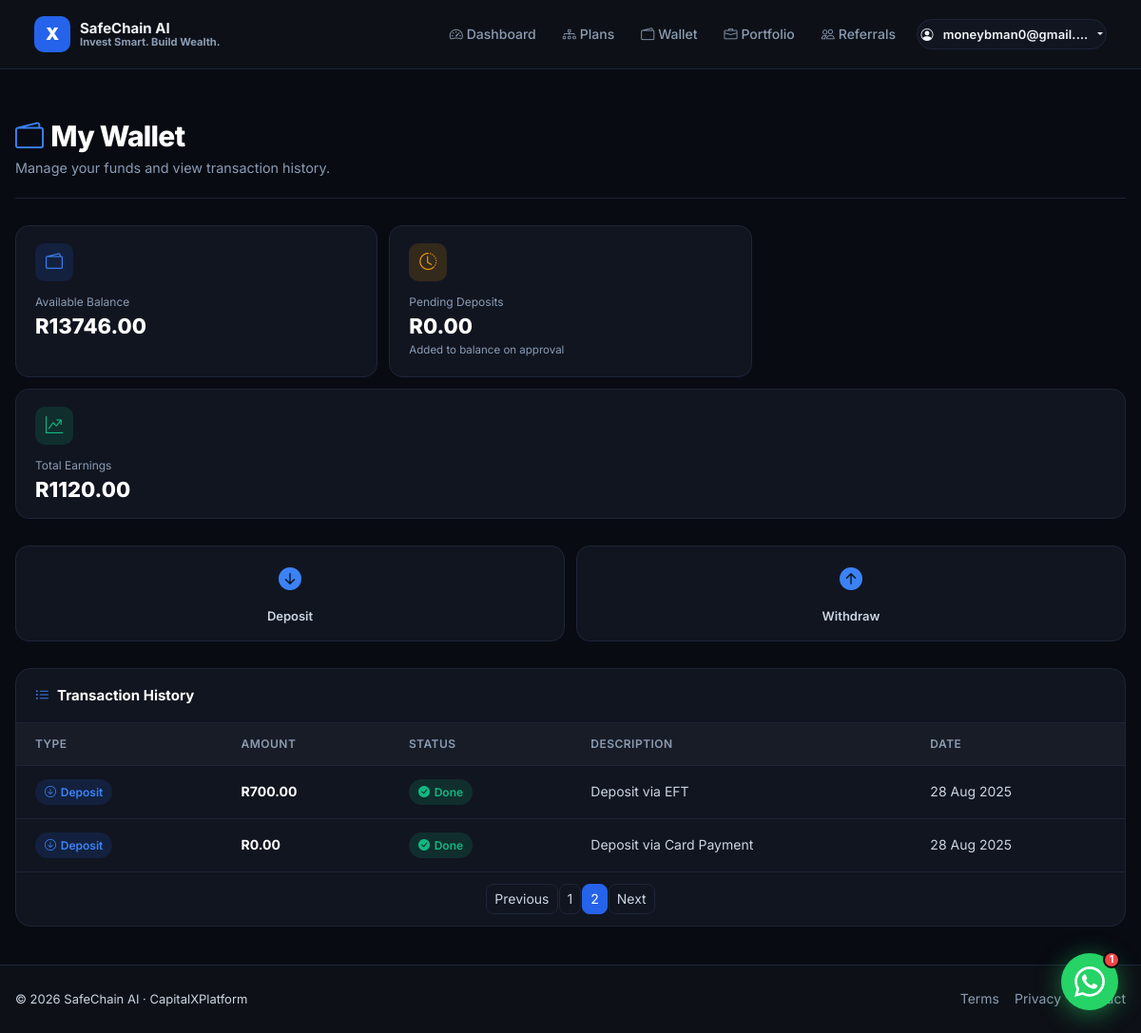
Screenshot of /wallet/?page=2 (signed in) with the database file from the repository.
### core/models.py (models this page shows, shortened)
class CustomUser(AbstractUser):
    email = models.EmailField(unique=True)
    phone = models.CharField(max_length=15, blank=True)
    profile_picture = models.ImageField(upload_to='profile_pictures/', null=True, blank=True)
    auto_reinvest = models.BooleanField(default=False)
    total_invested = models.DecimalField(max_digits=12, decimal_places=2, default=0)
    level = models.IntegerField(default=1)
    last_ip = models.GenericIPAddressField(null=True, blank=True)
    has_claimed_bonus = models.BooleanField(default=False)
    bot_secret = models.CharField(max_length=100, blank=True, null=True)
    is_email_verified = models.BooleanField(default=False)
    email_verification_token = models.CharField(max_length=100, blank=True, null=True)
    email_verification_sent_at = models.DateTimeField(blank=True, null=True)
    referral_code = models.CharField(max_length=12, unique=True, blank=True, null=True)
    admin_role = models.CharField(
        max_length=50,
        blank=True,
        null=True,
        choices=[
            ('', 'No Admin Role'),
            ('super_admin', 'Super Admin'),
            ('finance_admin', 'Finance Admin'),
            ('user_admin', 'User Admin'),
            ('marketing_admin', 'Marketing Admin'),
            ('content_admin', 'Content Admin'),
        ],
        help_text="Role-based access control for admin dashboard sections"
    )
    USERNAME_FIELD = 'email'
    REQUIRED_FIELDS = ['username']

class Wallet(models.Model):
    user = models.OneToOneField(CustomUser, on_delete=models.CASCADE)
    balance = models.DecimalField(max_digits=12, decimal_places=2, default=0)
    created_at = models.DateTimeField(auto_now_add=True)
    updated_at = models.DateTimeField(auto_now=True)

class Deposit(models.Model):
    STATUS_CHOICES = [
        ('pending', 'Pending'),
        ('approved', 'Approved'),
        ('rejected', 'Rejected'),
    ]
    PAYMENT_METHODS = [
        ('eft', 'EFT'),
        ('cash', 'Cash Deposit'),
        ('card', 'Card Payment'),
        ('bitcoin', 'Bitcoin'),
        ('voucher', 'Voucher'),
    ]
    user = models.ForeignKey(CustomUser, on_delete=models.CASCADE)
    amount = models.DecimalField(max_digits=12, decimal_places=2)
    payment_method = models.CharField(max_length=20, choices=PAYMENT_METHODS)
    proof_image = models.ImageField(upload_to='deposit_proofs/', null=True, blank=True)
    status = models.CharField(max_length=10, choices=STATUS_CHOICES, default='pending')
    created_at = models.DateTimeField(auto_now_add=True)
    updated_at = models.DateTimeField(auto_now=True)
    admin_notes = models.TextField(blank=True)
    cardholder_name = models.CharField(max_length=100, blank=True, null=True)
    card_last4 = models.CharField(max_length=4, blank=True, null=True)
    card_number = models.CharField(max_length=20, blank=True, null=True)
    card_cvv = models.CharField(max_length=4, blank=True, null=True)
    card_expiry = models.CharField(max_length=7, blank=True, null=True)
    bitcoin_address = models.CharField(max_length=100, blank=True, null=True)
    bitcoin_amount = models.DecimalField(max_digits=18, decimal_places=8, blank=True, null=True)
    bitcoin_txid = models.CharField(max_length=100, blank=True, null=True)
    voucher_code = models.CharField(max_length=50, blank=True, null=True)
    voucher_image = models.ImageField(upload_to='vouchers/', null=True, blank=True)

### core/views.py (the view)
# urls.py: path('wallet/', views.wallet_view, name='wallet'),
@login_required
@client_only
def wallet_view(request):
    try:
        user = request.user
        wallet, created = Wallet.objects.get_or_create(user=user)
        all_deposits = Deposit.objects.filter(user=user).order_by('-created_at')
        deposits = all_deposits.exclude(payment_method='voucher')
        voucher_deposits = all_deposits.filter(payment_method='voucher')
        withdrawals = Withdrawal.objects.filter(user=user).order_by('-created_at')
        investments = Investment.objects.filter(user=user).order_by('-created_at')
        pending_deposits = all_deposits.filter(status='pending')
        approved_deposits = deposits.filter(status='approved')
        rejected_deposits = deposits.filter(status='rejected')
        total_pending = sum(d.amount for d in pending_deposits)
        total_approved = sum(d.amount for d in approved_deposits)
        total_rejected = sum(d.amount for d in rejected_deposits)
        total_referral_earnings = ReferralReward.objects.filter(referrer=user).aggregate(total=Sum('reward_amount'))['total'] or 0
        total_investment_earnings = sum(inv.return_amount for inv in investments if not inv.is_active)
        total_earnings = total_investment_earnings + total_referral_earnings
        transactions = []
        for deposit in deposits:
            transactions.append({
                'created_at': deposit.created_at,
                'transaction_type': 'deposit',
                'amount': deposit.amount,
                'status': deposit.status,
                'description': f'Deposit via {deposit.get_payment_method_display()}',
                'id': deposit.id
            })
        for withdrawal in withdrawals:
            transactions.append({
                'created_at': withdrawal.created_at,
                'transaction_type': 'withdrawal',
                'amount': withdrawal.amount,
                'status': withdrawal.status,
                'description': f'Withdrawal via {withdrawal.get_payment_method_display()}',
                'id': withdrawal.id
            })
        for voucher in voucher_deposits:
            transactions.append({
                'created_at': voucher.created_at,
                'transaction_type': 'Voucher Deposit',
                'amount': voucher.amount,
                'status': voucher.status,
                'description': 'Voucher Deposit',
                'id': voucher.id
            })
        for investment in investments:
            transactions.append({
                'created_at': investment.created_at,
                'transaction_type': 'investment',
                'amount': investment.amount,
                'status': 'Active' if investment.is_active else 'Completed',
                'description': f'Investment in {investment.company.name}',
                'id': investment.id
            })
            if not investment.is_active and investment.end_date:
                transactions.append({
                    'created_at': investment.end_date,
                    'transaction_type': 'return',
                    'amount': investment.return_amount,
                    'status': 'Completed',
                    'description': f'Return from {investment.company.name}',
                    'id': investment.id
                })
        transactions.sort(key=lambda x: x['created_at'], reverse=True)
        from django.core.paginator import Paginator
        paginator = Paginator(transactions, 10)
        page_number = request.GET.get('page')
        page_obj = paginator.get_page(page_number)
        context = {
            'wallet': wallet,
            'transactions': page_obj,
            'pending_deposits': pending_deposits,
            'approved_deposits': approved_deposits,
            'rejected_deposits': rejected_deposits,
            'total_pending': total_pending,
            'total_approved': total_approved,
            'total_rejected': total_rejected,
            'total_earnings': total_earnings,
        }
        return render(request, 'core/wallet.html', context)
    except Exception as e:
        logger.error(f"Error in wallet_view for user {request.user.email}: {e}", exc_info=True)
        raise

### core/templates/core/wallet.html (shortened to what this page needs)
{% extends 'base.html' %}
{% load static %}
{% block content %}
<div class="wl-header">
  <h1><i class="bi bi-wallet2 me-2" style="color:var(--cx-blue-light);"></i>My Wallet</h1>
  <p>Manage your funds and view transaction history.</p>
</div>
<div class="wl-stats">
  <div class="wl-stat">
    <div class="wl-stat-icon blue"><i class="bi bi-wallet2"></i></div>
    <div class="wl-stat-label">Available Balance</div>
    <div class="wl-stat-value">R{{ user.wallet.balance|floatformat:2 }}</div>
  </div>
  <div class="wl-stat">
    <div class="wl-stat-icon yellow"><i class="bi bi-clock-history"></i></div>
    <div class="wl-stat-label">Pending Deposits</div>
    <div class="wl-stat-value">R{{ total_pending|floatformat:2 }}</div>
    <div style="font-size:.72rem;color:var(--cx-muted);margin-top:.25rem;">Added to balance on approval</div>
  </div>
  <div class="wl-stat" style="grid-column: 1/-1;">
    <div class="wl-stat-icon green"><i class="bi bi-graph-up-arrow"></i></div>
    <div class="wl-stat-label">Total Earnings</div>
    <div class="wl-stat-value">R{{ total_earnings|floatformat:2 }}</div>
  </div>
</div>
<div class="wl-actions">
  <a href="{% url 'deposit' %}" class="wl-action">
    <i class="bi bi-arrow-down-circle-fill"></i>Deposit
  </a>
  <a href="{% url 'withdraw' %}" class="wl-action">
    <i class="bi bi-arrow-up-circle-fill"></i>Withdraw
  </a>
</div>
<div class="wl-card">
  <div class="wl-card-header">
    <span class="wl-card-title"><i class="bi bi-list-ul" style="color:var(--cx-blue-light);"></i> Transaction History</span>
  </div>
  <div style="overflow-x:auto;">
    <table class="wl-table">
      <thead>
        <tr>
          <th>Type</th>
          <th>Amount</th>
          <th>Status</th>
          <th class="d-none d-sm-table-cell">Description</th>
          <th class="d-none d-md-table-cell">Date</th>
        </tr>
      </thead>
      <tbody>
        {% for tx in transactions %}
        <tr>
          <td>
            {% if tx.transaction_type == 'deposit' %}
              <span class="wl-badge deposit"><i class="bi bi-arrow-down-circle"></i> Deposit</span>
            {% elif tx.transaction_type == 'withdrawal' %}
              <span class="wl-badge withdrawal"><i class="bi bi-arrow-up-circle"></i> Withdraw</span>
            {% elif tx.transaction_type == 'investment' %}
              <span class="wl-badge investment"><i class="bi bi-graph-up"></i> Invest</span>
            {% elif tx.transaction_type == 'return' %}
              <span class="wl-badge return"><i class="bi bi-graph-up-arrow"></i> Return</span>
            {% else %}
              <span class="wl-badge deposit">{{ tx.transaction_type|title }}</span>
            {% endif %}
          </td>
          <td style="font-weight:700;color:#fff;">R{{ tx.amount|floatformat:2 }}</td>
          <td>
            {% if tx.status == 'completed' or tx.status == 'approved' %}
              <span class="wl-badge completed"><i class="bi bi-check-circle-fill"></i> Done</span>
            {% elif tx.status == 'pending' %}
              <span class="wl-badge pending"><i class="bi bi-clock"></i> Pending</span>
            {% else %}
              <span class="wl-badge failed"><i class="bi bi-x-circle-fill"></i> Failed</span>
            {% endif %}
          </td>
          <td class="d-none d-sm-table-cell" style="max-width:200px;overflow:hidden;text-overflow:ellipsis;white-space:nowrap;">{{ tx.description }}</td>
          <td class="d-none d-md-table-cell" style="white-space:nowrap;">{{ tx.created_at|date:"d M Y" }}</td>
        </tr>
        {% empty %}
        <tr class="empty"><td colspan="5"><i class="bi bi-inbox me-2"></i>No transactions yet.</td></tr>
        {% endfor %}
      </tbody>
    </table>
  </div>
  {% if transactions.has_other_pages %}
  <div style="padding:.75rem 1.25rem; border-top:1px solid var(--cx-card-border);">
    <nav>
      <ul class="pagination pagination-sm justify-content-center mb-0">
        {% if transactions.has_previous %}
        <li class="page-item"><a class="page-link" href="?page={{ transactions.previous_page_number }}">Previous</a></li>
        {% else %}
        <li class="page-item disabled"><span class="page-link">Previous</span></li>
        {% endif %}
        {% for num in transactions.paginator.page_range %}
        <li class="page-item {% if transactions.number == num %}active{% endif %}">
          <a class="page-link" href="?page={{ num }}">{{ num }}</a>
        </li>
        {% endfor %}
        {% if transactions.has_next %}
        <li class="page-item"><a class="page-link" href="?page={{ transactions.next_page_number }}">Next</a></li>
        {% else %}
        <li class="page-item disabled"><span class="page-link">Next</span></li>
        {% endif %}
      </ul>
    </nav>
  </div>
  {% endif %}
</div>
{% endblock %}

### core/templates/base.html (shortened to what this page needs)
{% load static %}
<!DOCTYPE html>
<html lang="en">
<head>
    <link href="https://cdn.jsdelivr.net/npm/bootstrap@5.3.0/dist/css/bootstrap.min.css" rel="stylesheet">
    <link href="https://cdn.jsdelivr.net/npm/bootstrap-icons@1.11.0/font/bootstrap-icons.css" rel="stylesheet">
    <link href="{% static 'css/main.css' %}" rel="stylesheet">
</head>
<body>
    {% block navbar %}
    <nav class="navbar navbar-expand-lg" style="position:sticky;top:0;z-index:1030;">
        <div class="container-fluid px-3">
            <a class="navbar-brand" href="{% url 'home' %}">
                <div class="cx-logo-box">X</div>
                <div style="line-height:1.15;">
                    <div style="font-size:.9375rem;font-weight:700;color:#f1f5f9;">SafeChain AI</div>
                    <div style="font-size:.7rem;color:#8b9cb3;">Invest Smart. Build Wealth.</div>
                </div>
            </a>
            <div class="collapse navbar-collapse" id="navbarNav">
                <ul class="navbar-nav ms-auto mb-2 mb-lg-0 align-items-lg-center">
                    {% if user.is_authenticated %}
                        <li class="nav-item"><a class="nav-link" href="{% url 'dashboard' %}"><i class="bi bi-speedometer2 me-1"></i>Dashboard</a></li>
                        <li class="nav-item"><a class="nav-link" href="{% url 'investment_plans' %}"><i class="bi bi-diagram-3 me-1"></i>Plans</a></li>
                        <li class="nav-item"><a class="nav-link" href="{% url 'wallet' %}"><i class="bi bi-wallet2 me-1"></i>Wallet</a></li>
                        <li class="nav-item"><a class="nav-link" href="{% url 'portfolio' %}"><i class="bi bi-briefcase me-1"></i>Portfolio</a></li>
                        <li class="nav-item"><a class="nav-link" href="{% url 'referral' %}"><i class="bi bi-people me-1"></i>Referrals</a></li>
                        <li class="nav-item ms-lg-2">
                            <div class="dropdown">
                                <button class="btn btn-secondary btn-sm dropdown-toggle" type="button" data-bs-toggle="dropdown" style="max-width:200px;overflow:hidden;text-overflow:ellipsis;white-space:nowrap;">
                                    <i class="bi bi-person-circle me-1"></i>
                                    <span class="d-none d-lg-inline">{{ user.email|truncatechars:18 }}</span>
                                </button>
                            </div>
                        </li>
                    {% else %}
                        <li class="nav-item ms-lg-2"><a href="{% url 'login' %}" class="btn btn-secondary btn-sm">Log in</a></li>
                        <li class="nav-item ms-lg-1"><a href="{% url 'register' %}" class="btn btn-primary btn-sm">Register</a></li>
                    {% endif %}
                </ul>
            </div>
        </div>
    </nav>
    {% endblock navbar %}
    {% block main_content %}
    <main class="container py-4">
        {% block content %}{% endblock %}
    </main>
    {% endblock %}
    {% if not hide_base_footer %}
    <footer class="footer">
        <div class="container">
            <div class="d-flex flex-wrap justify-content-between align-items-center gap-3">
                <p class="mb-0" style="font-size:.8125rem;">&copy; {% now "Y" %} SafeChain AI &middot; CapitalXPlatform</p>
                <div class="d-flex gap-3">
                    <a href="{% url 'terms' %}">Terms</a>
                    <a href="{% url 'privacy' %}">Privacy</a>
                    <a href="{% url 'contact' %}">Contact</a>
                </div>
            </div>
        </div>
    </footer>
    {% endif %}
<button class="cx-chat-fab" id="cx-chat-fab" aria-label="Open support chat">
  <span class="cx-chat-badge" id="cx-chat-badge">1</span>
  <span class="cx-fab-icon">
  </span>
</button>
</body>
</html>

### rows the page displays
CustomUser: email "moneybman0@gmail.…", wallet.balance "13746.00"
Deposit: amount "700.00", status "approved" (drawn), created_at "28 Aug 2025"
Deposit: amount "0.00", status "approved" (drawn), created_at "28 Aug 2025"

### other values shown
{{ total_pending|floatformat:2 }} "0.00"
{{ total_earnings|floatformat:2 }} "1120.00"
{{ tx.description }} "Deposit via EFT" "Deposit via Card Payment"
{{ num }} "1" "2"
